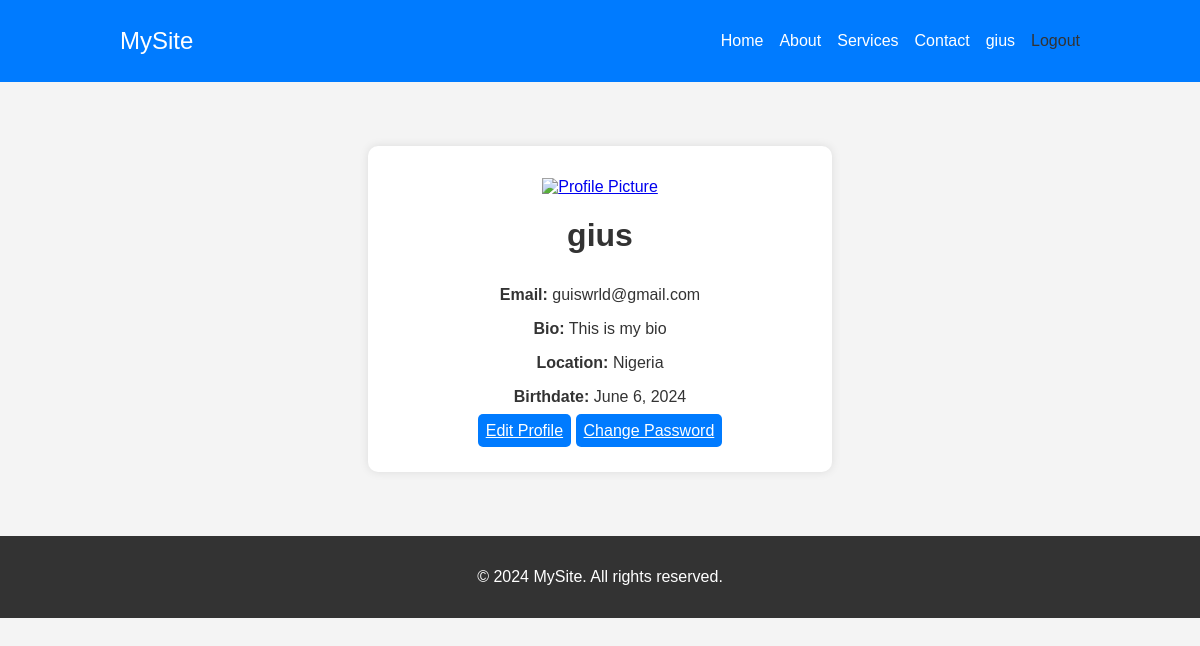
The app's page /profile/ (signed in) with its own data.
### accounts/models.py (models this page shows, shortened)
class CustomUser(AbstractUser):
    email = models.EmailField(unique=True)
    date_of_birth = models.DateField(null=True, blank=True)
    bio = models.CharField(max_length=1000)
    location = models.CharField(max_length=255, blank=True, null=True)
    otp_field = models.CharField(max_length=6, blank=True, null=True)
    otp_created_at = models.DateTimeField(blank=True, null=True)
    password = models.CharField(max_length=100)
    USERNAME_FIELD = 'email'
    REQUIRED_FIELDS = []
    objects = CustomUserManager()

### accounts/views.py (the view)
# urls.py: path('profile/', profile, name='profile'),
def profile(request):
    user = request.user
    return render(request, 'accounts/profile.html', {'user': user})

### accounts/templates/accounts/profile.html (shortened to what this page needs)
{% extends "base.html" %}
{% block content %}
<div class="profile-container">
    <div class="profile-header">
        <a href="#" id="profile-pic-link">
            <img src="#" alt="Profile Picture" id="profile-pic">
        </a>
        <h1>{{ user.username }}</h1>
    </div>
    <div class="profile-details">
        <p><strong>Email:</strong> {{ user.email }}</p>
        <p><strong>Bio:</strong> {{ user.bio }}</p>
        <p><strong>Location:</strong> {{ user.location }}</p>
        <p><strong>Birthdate:</strong> {{ user.date_of_birth }}</p>
        <a href="{% url 'profile_edit' %}" class="btn">Edit Profile</a>
        <a href="{% url 'change_password' %}" class="btn">Change Password</a>
    </div>
</div>
{% endblock %}

### templates/base.html (shortened to what this page needs)
<!DOCTYPE html>
<html lang="en">
<head>
    {% load static %}
    <link rel="stylesheet" href="{% static 'style2.css' %}">
</head>
<body>
    <header class="header">
        <nav class="navbar">
            <a href="/" class="logo">MySite</a>
            <ul class="nav-links">
                <li><a href="/">Home</a></li>
                <li><a href="#">About</a></li>
                <li><a href="#">Services</a></li>
                <li><a href="#">Contact</a></li>
                {% if user.is_authenticated %}
                    <li><a href="{% url 'profile' %}">{{ user.username }}</a></li>
                    <li>
                        <form method="POST" action="{% url 'logout' %}" style="display:inline;">
                            <button type="submit" style="background:none;border:none;padding:0;color:inherit;cursor:pointer;font:inherit;">
                                Logout
                            </button>
                        </form>
                    </li>
                {% else %}
                    <li><a href="{% url 'login' %}">Login</a></li>
                    <li><a href="{% url 'signup' %}">Sign Up</a></li>
                {% endif %}
            </ul>
        </nav>
    </header>
    <main class="main-content">
        {% block content %}
        {% endblock %}
    </main>
    <footer class="footer">
        <p>&copy; 2024 MySite. All rights reserved.</p>
    </footer>
</body>
</html>

### static/style2.css (style rules this page uses)
body { margin: 0; font-family: Arial, sans-serif; background-color: #f4f4f4; color: #333; }
.header { background-color: #007BFF; padding: 1em 0; }
.navbar { display: flex; justify-content: space-between; align-items: center; width: 80%; margin: 0 auto; }
.logo { color: #fff; text-decoration: none; font-size: 1.5em; }
.nav-links { list-style: none; display: flex; gap: 1em; }
.nav-links li a { color: #fff; text-decoration: none; font-size: 1em; }
.main-content { padding: 2em 0; text-align: center; }
.signup-container, .login-container, .profile-container { background: white; padding: 2em; border-radius: 10px; box-shadow: 0 0 10px rgba(0, 0, 0, 0.1); width: 400px; text-align: center; margin: 2em auto; }
.signup-container h1, .login-container h1, .profile-container h1 { margin-bottom: 1em; }
.btn { width: 100%; padding: 0.5em; border: none; border-radius: 5px; color: white; background-color: #007BFF; cursor: pointer; margin-top: 1em; }
.footer { background-color: #333; color: #fff; text-align: center; padding: 1em 0; }

### records on screen
CustomUser: username "gius", email "guiswrld@gmail.com", bio "This is my bio", location "Nigeria", date_of_birth "June 6, 2024"
